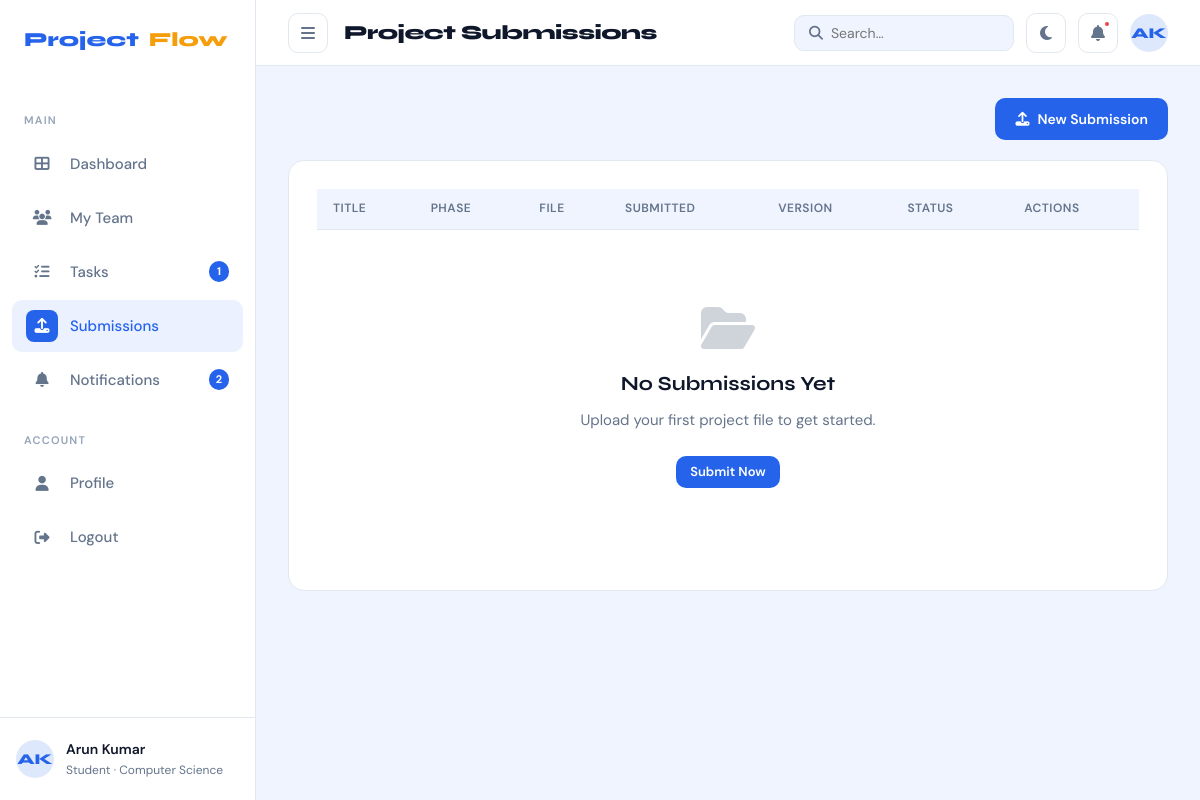
Page /submissions/ (signed in) on the committed database.
### accounts/models.py (models this page shows, shortened)
class User(AbstractUser):
    class Role(models.TextChoices):
        STUDENT = 'student', 'Student'
        TEACHER = 'teacher', 'Teacher'
        ADMIN   = 'admin',   'Admin'
    DEPARTMENT_CHOICES = [
        ('cs',   'Computer Science'),
        ('it',   'Information Technology'),
        ('ece',  'Electronics & Communication'),
        ('mech', 'Mechanical Engineering'),
        ('civil','Civil Engineering'),
        ('other','Other'),
    ]
    role       = models.CharField(max_length=10, choices=Role.choices, default=Role.STUDENT)
    student_id = models.CharField(max_length=20, blank=True, null=True, unique=True)
    department = models.CharField(max_length=10, choices=DEPARTMENT_CHOICES, default='cs')
    bio        = models.TextField(blank=True)
    avatar     = models.ImageField(upload_to='avatars/', blank=True, null=True)
    phone      = models.CharField(max_length=20, blank=True)
    github_url = models.URLField(blank=True)
    class Meta:
        verbose_name = 'User'
        verbose_name_plural = 'Users'
    @property
    def is_student(self):
        return self.role == self.Role.STUDENT
    @property
    def is_teacher(self):
        return self.role == self.Role.TEACHER
    @property
    def initials(self):
        name = self.get_full_name()
        if name:
            parts = name.split()
            return (parts[0][0] + parts[-1][0]).upper() if len(parts) > 1 else parts[0][:2].upper()
        return self.username[:2].upper()
    @property
    def current_team(self):
        membership = self.memberships.filter(is_active=True).select_related('team').first()
        return membership.team if membership else None

### submissions/views.py (the view)
# urls.py: path('',                    views.submission_list_view,     name='list'),
@login_required
def submission_list_view(request):
    user = request.user
    if user.is_student:
        team = user.current_team
        if not team:
            messages.info(request, 'Join a team to see submissions.')
            return redirect('teams:list')
        submissions = team.submissions.select_related('submitted_by', 'reviewed_by')
    else:
        team_ids    = user.supervised_teams.values_list('id', flat=True)
        submissions = Submission.objects.filter(team_id__in=team_ids)\
                                        .select_related('team', 'submitted_by', 'reviewed_by')
        team = None
    pending_count = submissions.filter(status='pending').count()
    context = {
        'submissions': submissions,
        'team': team,
        'pending_count': pending_count,
        'active_nav': 'submissions',
    }
    return render(request, 'submissions/submission_list.html', context)

### templates/submissions/submission_list.html (shortened to what this page needs)
{% extends 'base_app.html' %}
{% block page_title %}{% if user.is_student %}Project Submissions{% else %}Review Queue{% endif %}{% endblock %}
{% block content %}
<div class="flex-between mb-20">
  {% if user.is_student %}
  <a href="{% url 'submissions:create' %}" class="btn btn-primary">
    <i class="fa fa-upload"></i> New Submission
  </a>
  {% endif %}
</div>
<div class="card">
  <div class="table-wrap">
    <table>
      <thead>
        <tr>
          <th>Title</th>
          <th>Phase</th><th>File</th><th>Submitted</th><th>Version</th><th>Status</th><th>Actions</th>
        </tr>
      </thead>
      <tbody>
        {% for sub in submissions %}
        <tr>
          <td>
            <div class="font-bold" style="font-size:14px">{{ sub.title }}</div>
            {% if sub.description %}<div class="text-sm text-muted">{{ sub.description|truncatechars:50 }}</div>{% endif %}
          </td>
          {% if user.is_teacher %}
          <td><span class="badge badge-blue">{{ sub.team.name }}</span></td>
          {% endif %}
          <td><span class="badge badge-gray">{{ sub.get_phase_display }}</span></td>
          <td>
            <div class="flex-center gap-8">
              <i class="fa fa-file" style="color:var(--text-muted)"></i>
              <div>
                <div style="font-size:13px">{{ sub.filename }}</div>
                <div class="text-sm text-muted">{{ sub.file_size_mb }} MB</div>
              </div>
            </div>
          </td>
          <td>{{ sub.submitted_at|date:"M d, Y" }}</td>
          <td><span class="badge badge-gray">v{{ sub.version }}</span></td>
          <td>
            <span class="badge badge-{% if sub.status == 'approved' %}green{% elif sub.status == 'rejected' %}red{% elif sub.status == 'reviewed' %}blue{% else %}amber{% endif %}">
              {{ sub.get_status_display }}
            </span>
          </td>
          <td>
            <div class="flex gap-8">
              <a href="{% url 'submissions:download' sub.pk %}" class="btn btn-ghost btn-sm" title="Download">
                <i class="fa fa-download"></i>
              </a>
              {% if user.is_teacher and sub.status == 'pending' %}
              <a href="{% url 'submissions:review' sub.pk %}" class="btn btn-primary btn-sm">Review</a>
              {% elif user.is_teacher %}
              <a href="{% url 'submissions:review' sub.pk %}" class="btn btn-secondary btn-sm">Re-review</a>
              {% endif %}
            </div>
          </td>
        </tr>
        {% empty %}
        <tr>
          <td colspan="{% if user.is_teacher %}8{% else %}7{% endif %}">
            <div class="empty-state">
              <i class="fa fa-folder-open"></i>
              <h4>No Submissions Yet</h4>
              {% if user.is_student %}
              <p>Upload your first project file to get started.</p>
              <a href="{% url 'submissions:create' %}" class="btn btn-primary btn-sm">Submit Now</a>
              {% else %}
              <p>No submissions to review.</p>
              {% endif %}
            </div>
          </td>
        </tr>
        {% endfor %}
      </tbody>
    </table>
  </div>
</div>
{% endblock %}

### templates/base_app.html (shortened to what this page needs)
{% extends 'base.html' %}
{% load static %}
{% block body %}
<div class="app-shell">
  <aside class="sidebar" id="sidebar">
    <a class="sidebar-logo" href="{% url 'dashboard' %}">
      Project<span style="color:var(--accent)">Flow</span>
    </a>
    {% if user.is_student %}
      <div class="sidebar-section-title">Main</div>
      <ul class="sidebar-nav">
        <li><a href="{% url 'student_dashboard' %}" class="{% if active_nav == 'dashboard' %}active{% endif %}">
          <span class="nav-icon"><i class="fa fa-th-large"></i></span>Dashboard</a></li>
        <li><a href="{% url 'teams:list' %}" class="{% if active_nav == 'teams' %}active{% endif %}">
          <span class="nav-icon"><i class="fa fa-users"></i></span>My Team</a></li>
        <li><a href="{% url 'tasks:list' %}" class="{% if active_nav == 'tasks' %}active{% endif %}">
          <span class="nav-icon"><i class="fa fa-tasks"></i></span>Tasks
          {% if tasks_pending > 0 %}<span class="sidebar-badge">{{ tasks_pending }}</span>{% endif %}
        </a></li>
        <li><a href="{% url 'submissions:list' %}" class="{% if active_nav == 'submissions' %}active{% endif %}">
          <span class="nav-icon"><i class="fa fa-upload"></i></span>Submissions</a></li>
        <li><a href="{% url 'notifications:list' %}" class="{% if active_nav == 'notifications' %}active{% endif %}">
          <span class="nav-icon"><i class="fa fa-bell"></i></span>Notifications
          {% if unread_count > 0 %}<span class="sidebar-badge">{{ unread_count }}</span>{% endif %}
        </a></li>
      </ul>
    {% endif %}
    <div class="sidebar-section-title">Account</div>
    <ul class="sidebar-nav">
      <li><a href="{% url 'profile:detail' %}" class="{% if active_nav == 'profile' %}active{% endif %}">
        <span class="nav-icon"><i class="fa fa-user"></i></span>Profile</a></li>
      <li><a href="{% url 'accounts:logout' %}">
        <span class="nav-icon"><i class="fa fa-sign-out-alt"></i></span>Logout</a></li>
    </ul>
    <div class="sidebar-user">
      <div class="avatar avatar-blue">{{ user.initials }}</div>
      <div class="sidebar-user-info">
        <div class="sidebar-user-name">{{ user.get_full_name|default:user.username }}</div>
        <div class="sidebar-user-role">{{ user.get_role_display }} · {{ user.get_department_display }}</div>
      </div>
    </div>
  </aside>
  <div class="main-content">
    <header class="topbar">
      <div class="topbar-left">
        <button class="icon-btn" id="sidebar-toggle" onclick="toggleSidebar()">
          <i class="fa fa-bars"></i>
        </button>
        <div class="page-title">{% block page_title %}Dashboard{% endblock %}</div>
      </div>
      <div class="topbar-right">
        <form action="" method="get" class="search-box">
          <i class="fa fa-search"></i>
          <input name="q" placeholder="Search…" value="{{ request.GET.q }}"
                 style="border:none;background:transparent;outline:none;font-family:var(--font-body);font-size:14px;color:var(--text);width:160px">
        </form>
        <button class="icon-btn" onclick="toggleTheme()" title="Toggle dark mode">
          <i class="fa fa-moon" id="theme-icon"></i>
        </button>
        <a href="{% url 'notifications:list' %}" class="icon-btn" style="position:relative">
          <i class="fa fa-bell"></i>
          {% if unread_count > 0 %}
          <span style="position:absolute;top:6px;right:6px;width:8px;height:8px;
                       background:var(--danger);border-radius:50%;border:2px solid var(--surface)"></span>
          {% endif %}
        </a>
        <a href="{% url 'profile:detail' %}" class="avatar avatar-blue" style="text-decoration:none;cursor:pointer">
          {{ user.initials }}
        </a>
      </div>
    </header>
    <div class="content-area">
      {% block content %}{% endblock %}
    </div>
  </div>
</div>
{% endblock %}

### rows in the picture
User: initials "AK", get_full_name "Arun Kumar", role "Student", department "Computer Science"

### other values in the picture
{{ tasks_pending }} "1"
{{ unread_count }} "2"
